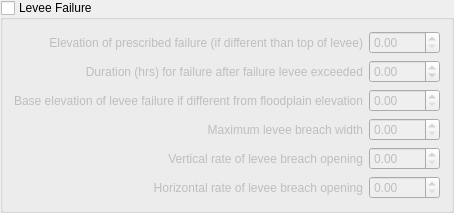
    <widget class="QgsCollapsibleGroupBox" name="levee_failure_grp">
     <property name="title">
      <string>Levee Failure</string>
     </property>
     <property name="checkable">
      <bool>true</bool>
     </property>
     <property name="checked">
      <bool>false</bool>
     </property>
     <property name="collapsed">
      <bool>false</bool>
     </property>
     <property name="saveCollapsedState">
      <bool>false</bool>
     </property>
     <layout class="QGridLayout" name="gridLayout_11">
      <item row="0" column="0">
       <layout class="QGridLayout" name="gridLayout_5">
        <item row="0" column="0">
         <widget class="QLabel" name="label">
          <property name="toolTip">
           <string>&lt;html&gt;&lt;head/&gt;&lt;body&gt;&lt;p&gt;&lt;span style=&quot; font-weight:600;&quot;&gt;FAILEVEL(LF,LD)&lt;/span&gt;&lt;/p&gt;&lt;p&gt;(ft or m)&lt;/p&gt;&lt;p&gt;The maximum elevation of the prescribed levee failure if different than the levee crest (LEVELEV). Set FAILEVEL = 0 to fail the levee when over topped.&lt;/p&gt;&lt;p&gt;Range: 0.01 - No upper limit&lt;/p&gt;&lt;/body&gt;&lt;/html&gt;</string>
          </property>
          <property name="text">
           <string>Elevation of prescribed failure (if different than top of levee)</string>
          </property>
          <property name="alignment">
           <set>Qt::AlignRight|Qt::AlignTrailing|Qt::AlignVCenter</set>
          </property>
         </widget>
        </item>
        <item row="5" column="0">
         <widget class="QLabel" name="label_9">
          <property name="toolTip">
           <string>&lt;html&gt;&lt;head/&gt;&lt;body&gt;&lt;p&gt;&lt;span style=&quot; font-weight:600;&quot;&gt;FAILWIDRATE (LF,LD)&lt;/span&gt;&lt;/p&gt;&lt;p&gt;(ft/hr or m/hr)&lt;/p&gt;&lt;p&gt;The rate at which the levee breach widens. Set failwidrate = 0 for wall collapse.&lt;/p&gt;&lt;p&gt;Range:&lt;/p&gt;&lt;p&gt;0.01 - 1000 ft/hr&lt;/p&gt;&lt;p&gt;0.25 - 300 m/hr&lt;br/&gt;&lt;/p&gt;&lt;/body&gt;&lt;/html&gt;</string>
          </property>
          <property name="text">
           <string>Horizontal rate of levee breach opening</string>
          </property>
          <property name="alignment">
           <set>Qt::AlignRight|Qt::AlignTrailing|Qt::AlignVCenter</set>
          </property>
         </widget>
        </item>
        <item row="2" column="0">
         <widget class="QLabel" name="label_3">
          <property name="toolTip">
           <string>&lt;html&gt;&lt;head/&gt;&lt;body&gt;&lt;p&gt;&lt;span style=&quot; font-weight:600;&quot;&gt;LEVBASE(LF,LD)&lt;/span&gt;&lt;/p&gt;&lt;p&gt;(ft or m)&lt;/p&gt;&lt;p&gt;The prescribed final failure elevation. Vertical failure growth stops at this elevation.&lt;/p&gt;&lt;p&gt;Set LEVBASE = 0 if the levee fails to the floodplain elevation.&lt;/p&gt;&lt;p&gt;Range: 0 - No upper limit&lt;/p&gt;&lt;/body&gt;&lt;/html&gt;</string>
          </property>
          <property name="text">
           <string>Base elevation of levee failure if different from floodplain elevation</string>
          </property>
          <property name="alignment">
           <set>Qt::AlignRight|Qt::AlignTrailing|Qt::AlignVCenter</set>
          </property>
         </widget>
        </item>
        <item row="4" column="0">
         <widget class="QLabel" name="label_8">
          <property name="toolTip">
           <string>&lt;html&gt;&lt;head/&gt;&lt;body&gt;&lt;p&gt;&lt;span style=&quot; font-weight:600;&quot;&gt;FAILRATE(LF,LD)&lt;/span&gt;&lt;/p&gt;&lt;p&gt;(ft/hr or m/hr)&lt;/p&gt;&lt;p&gt;The rate of vertical levee failure. Set failrate = 0 for wall collapse.&lt;/p&gt;&lt;p&gt;Range:&lt;/p&gt;&lt;p&gt;0.01 - 1000 ft/hr&lt;/p&gt;&lt;p&gt;0.25 - 300 m/hr&lt;/p&gt;&lt;/body&gt;&lt;/html&gt;</string>
          </property>
          <property name="text">
           <string>Vertical rate of levee breach opening</string>
          </property>
          <property name="alignment">
           <set>Qt::AlignRight|Qt::AlignTrailing|Qt::AlignVCenter</set>
          </property>
         </widget>
        </item>
        <item row="3" column="0">
         <widget class="QLabel" name="label_4">
          <property name="toolTip">
           <string>&lt;html&gt;&lt;head/&gt;&lt;body&gt;&lt;p&gt;&lt;span style=&quot; font-weight:600;&quot;&gt;FAILWIDTHMAX (LF,LD)&lt;/span&gt;&lt;/p&gt;&lt;p&gt;(ft or m)&lt;/p&gt;&lt;p&gt;The maximum breach width. The breach can extend into more than one grid element direction if necessary and the failure width can be larger than one grid element.&lt;/p&gt;&lt;p&gt;Range: 0 - No upper limit&lt;/p&gt;&lt;/body&gt;&lt;/html&gt;</string>
          </property>
          <property name="text">
           <string>Maximum levee breach width</string>
          </property>
          <property name="alignment">
           <set>Qt::AlignRight|Qt::AlignTrailing|Qt::AlignVCenter</set>
          </property>
         </widget>
        </item>
        <item row="1" column="0">
         <widget class="QLabel" name="label_2">
          <property name="toolTip">
           <string>&lt;html&gt;&lt;head/&gt;&lt;body&gt;&lt;p&gt;&lt;span style=&quot; font-weight:600;&quot;&gt;FAILTIME(LF,LD)&lt;/span&gt;&lt;/p&gt;&lt;p&gt;(hrs)&lt;/p&gt;&lt;p&gt;The duration that the levee will fail after the FAILEVEL elevation is exceeded by the flow depth.&lt;/p&gt;&lt;p&gt;If FAILTIME = 0.0, the level erosion begins immediately when pipe elevation is exceeded.&lt;/p&gt;&lt;p&gt;If FAILTIME &amp;gt; 0.0, the start time for time to 1 ft and time to 2 ft is based on the model start time 0.0 hr.&lt;/p&gt;&lt;p&gt;If FAILTIME &amp;lt; 0.0, the start time for time to 1 ft and time to 2 ft is the first dam or levee breach time for multiple breaches.&lt;/p&gt;&lt;p&gt;If FAILTIME = -99.0, the start time for time to 1 ft and time to 2 is the first&lt;/p&gt;&lt;p&gt;dam or levee breach time for multiple breaches and FAILTIME is reset to 0.0 hrs.&lt;/p&gt;&lt;p&gt;Range: -99.0 to SIMUL-99.0&lt;/p&gt;&lt;/body&gt;&lt;/html&gt;</string>
          </property>
          <property name="text">
           <string>Duration (hrs) for failure after failure levee exceeded</string>
          </property>
          <property name="alignment">
           <set>Qt::AlignRight|Qt::AlignTrailing|Qt::AlignVCenter</set>
          </property>
         </widget>
        </item>
        <item row="0" column="1">
         <widget class="QDoubleSpinBox" name="failure_elevation_dbox">
          <property name="sizePolicy">
           <sizepolicy hsizetype="Fixed" vsizetype="Fixed">
            <horstretch>0</horstretch>
            <verstretch>0</verstretch>
           </sizepolicy>
          </property>
          <property name="minimumSize">
           <size>
            <width>71</width>
            <height>0</height>
           </size>
          </property>
          <property name="maximumSize">
           <size>
            <width>71</width>
            <height>16777215</height>
           </size>
          </property>
          <property name="toolTip">
           <string>&lt;html&gt;&lt;head/&gt;&lt;body&gt;&lt;p&gt;FAILEVEL(LF,LD)&lt;/p&gt;&lt;/body&gt;&lt;/html&gt;</string>
          </property>
          <property name="maximum">
           <double>99999.000000000000000</double>
          </property>
         </widget>
        </item>
        <item row="1" column="1">
         <widget class="QDoubleSpinBox" name="failure_duration_dbox">
          <property name="sizePolicy">
           <sizepolicy hsizetype="Fixed" vsizetype="Fixed">
            <horstretch>0</horstretch>
            <verstretch>0</verstretch>
           </sizepolicy>
          </property>
          <property name="minimumSize">
           <size>
            <width>71</width>
            <height>0</height>
           </size>
          </property>
          <property name="maximumSize">
           <size>
            <width>71</width>
            <height>16777215</height>
           </size>
          </property>
          <property name="toolTip">
           <string>&lt;html&gt;&lt;head/&gt;&lt;body&gt;&lt;p&gt;FAILTIME(LF,LD)&lt;/p&gt;&lt;/body&gt;&lt;/html&gt;</string>
          </property>
          <property name="minimum">
           <double>-99.000000000000000</double>
          </property>
         </widget>
        </item>
        <item row="2" column="1">
         <widget class="QDoubleSpinBox" name="failure_base_elevation_dbox">
          <property name="sizePolicy">
           <sizepolicy hsizetype="Fixed" vsizetype="Fixed">
            <horstretch>0</horstretch>
            <verstretch>0</verstretch>
           </sizepolicy>
          </property>
          <property name="minimumSize">
           <size>
            <width>71</width>
            <height>0</height>
           </size>
          </property>
          <property name="maximumSize">
           <size>
            <width>71</width>
            <height>16777215</height>
           </size>
          </property>
          <property name="toolTip">
           <string>&lt;html&gt;&lt;head/&gt;&lt;body&gt;&lt;p&gt;LEVBASE(LF,LD)&lt;/p&gt;&lt;/body&gt;&lt;/html&gt;</string>
          </property>
          <property name="maximum">
           <double>99999.000000000000000</double>
          </property>
         </widget>
        </item>
        <item row="3" column="1">
         <widget class="QDoubleSpinBox" name="failure_max_width_dbox">
          <property name="sizePolicy">
           <sizepolicy hsizetype="Fixed" vsizetype="Fixed">
            <horstretch>0</horstretch>
            <verstretch>0</verstretch>
           </sizepolicy>
          </property>
          <property name="minimumSize">
           <size>
            <width>71</width>
            <height>0</height>
           </size>
          </property>
          <property name="maximumSize">
           <size>
            <width>71</width>
            <height>16777215</height>
           </size>
          </property>
          <property name="toolTip">
           <string>&lt;html&gt;&lt;head/&gt;&lt;body&gt;&lt;p&gt;FAILWIDTHMAX (LF,LD)&lt;/p&gt;&lt;/body&gt;&lt;/html&gt;</string>
          </property>
          <property name="maximum">
           <double>99999.000000000000000</double>
          </property>
         </widget>
        </item>
        <item row="4" column="1">
         <widget class="QDoubleSpinBox" name="failure_vertical_rate_dbox">
          <property name="sizePolicy">
           <sizepolicy hsizetype="Fixed" vsizetype="Fixed">
            <horstretch>0</horstretch>
            <verstretch>0</verstretch>
           </sizepolicy>
          </property>
          <property name="minimumSize">
           <size>
            <width>71</width>
            <height>0</height>
           </size>
          </property>
          <property name="maximumSize">
           <size>
            <width>71</width>
            <height>16777215</height>
           </size>
          </property>
          <property name="toolTip">
           <string>&lt;html&gt;&lt;head/&gt;&lt;body&gt;&lt;p&gt;FAILRATE(LF,LD)&lt;/p&gt;&lt;/body&gt;&lt;/html&gt;</string>
          </property>
          <property name="minimum">
           <double>0.000000000000000</double>
          </property>
          <property name="maximum">
           <double>9999.000000000000000</double>
          </property>
         </widget>
        </item>
        <item row="5" column="1">
         <widget class="QDoubleSpinBox" name="failure_horizontal_rate_dbox">
          <property name="sizePolicy">
           <sizepolicy hsizetype="Fixed" vsizetype="Fixed">
            <horstretch>0</horstretch>
            <verstretch>0</verstretch>
           </sizepolicy>
          </property>
          <property name="minimumSize">
           <size>
            <width>71</width>
            <height>0</height>
           </size>
          </property>
          <property name="maximumSize">
           <size>
            <width>71</width>
            <height>16777215</height>
           </size>
          </property>
          <property name="toolTip">
           <string>&lt;html&gt;&lt;head/&gt;&lt;body&gt;&lt;p&gt;FAILWIDRATE (LF,LD)&lt;/p&gt;&lt;/body&gt;&lt;/html&gt;</string>
          </property>
          <property name="maximum">
           <double>9999.000000000000000</double>
          </property>
         </widget>
        </item>
       </layout>
      </item>
     </layout>
    </widget>
